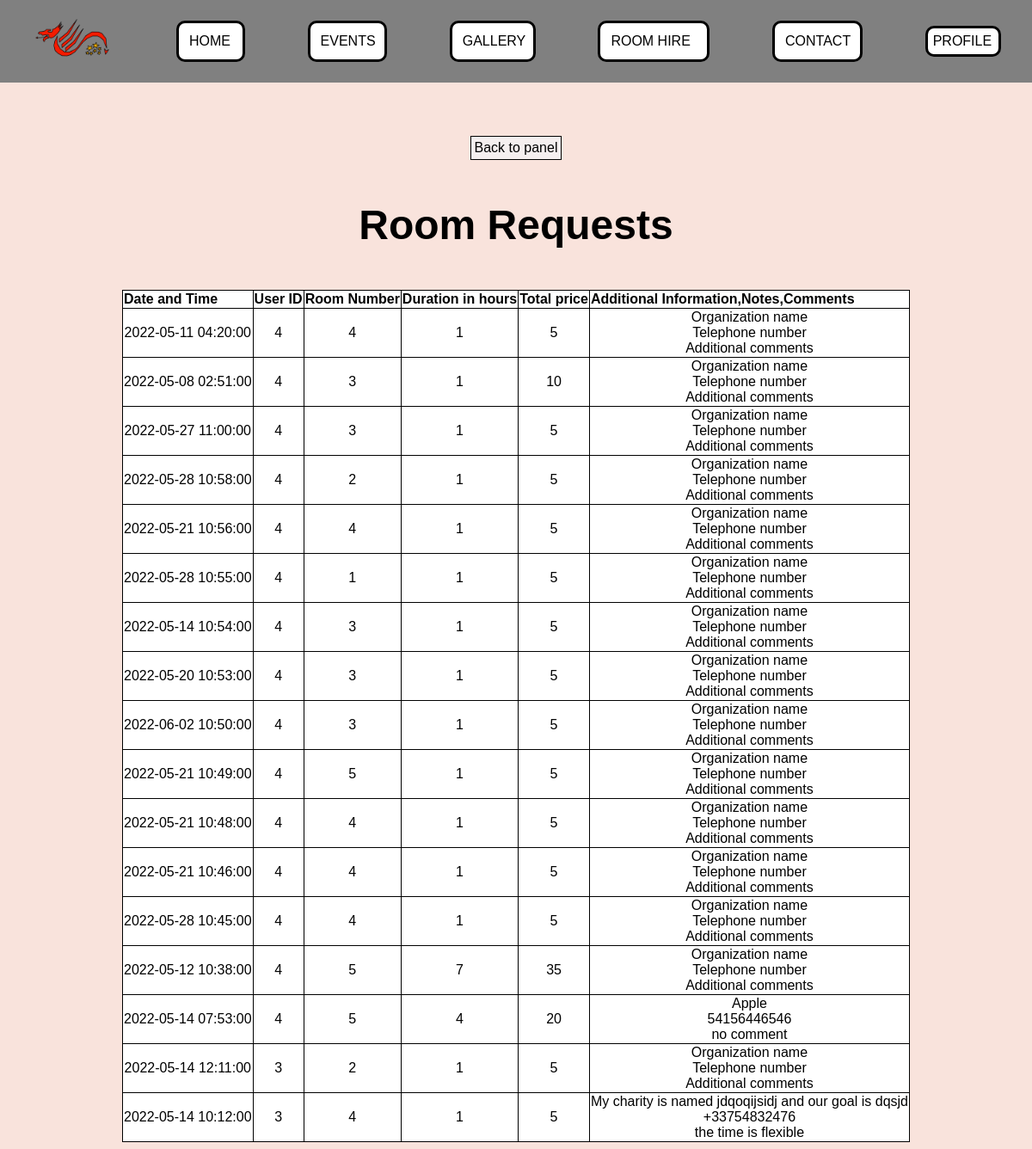
Page /roomrequests.php (signed in) on the committed database.
### tables this page shows
CREATE TABLE `request` (
  `id` int(10) UNSIGNED NOT NULL,
  `datetime` datetime NOT NULL DEFAULT CURRENT_TIMESTAMP,
  `user_id` int(10) UNSIGNED NOT NULL,
  `room_id` int(1) UNSIGNED NOT NULL,
  `room_duration` int(3) UNSIGNED NOT NULL DEFAULT '60',
  `price` float UNSIGNED NOT NULL,
  `comments` varchar(1000) NOT NULL
);

### src/fetchdata.php (called while the page is built, shortened)
<?php
function fetch_data($conn, $tableName, $columns){
 if(empty($conn)){
  $msg= "Database connection error";
 }elseif (empty($columns) || !is_array($columns)) {
  $msg="columns Name must be defined in an indexed array";
 }elseif(empty($tableName)){
   $msg= "Table Name is empty";
}else{
$columnName = implode(", ", $columns);
$query = "SELECT ".$columnName." FROM $tableName"." ORDER BY id DESC";
$result = $conn->query($query);
if($result== true){
 if ($result->num_rows > 0) {
    $row= mysqli_fetch_all($result, MYSQLI_ASSOC);
    $msg= $row;
 } else {
    $msg= "No Data Found";
 }
}else{
  $msg= mysqli_error($conn);
}
}
return $msg;
}
?>

### src/roomrequests.php (the view, shortened to what this page needs)
<!DOCTYPE html>
<?php
include('config.php');
include('fetchdata.php');
$tableName="request";
$columns= ['datetime', 'user_id','room_id','room_duration','price', 'comments'];
$fetchData2 = fetch_data($conn, $tableName, $columns);
?>
<?php include ('nav.php');?>
<div class="center">
<a class="link" href="panel.php">Back to panel</a>
<h3>Room Requests</h3>
<div class="roomrequestscontainer">
      <table class="table table-bordered">
       <thead><tr>
         <th>Date and Time</th>
         <th>User ID</th>
         <th>Room Number</th>
         <th>Duration in hours</th>
         <th>Total price</th>
         <th>Additional Information,Notes,Comments</th>
    </thead>
    <tbody>
  <?php
      if(is_array($fetchData2)){
      $sn=1;
      foreach($fetchData2 as $data){
    ?>
      <tr>
      <td><?php echo $data['datetime']??''; ?></td>
      <td><?php echo $data['user_id']??''; ?></td>
      <td><?php echo $data['room_id']??''; ?></td>
      <td><?php echo $data['room_duration']??''; ?></td>
      <td><?php echo $data['price']??''; ?></td>
      <td><?php echo nl2br(htmlentities($data['comments'], ENT_QUOTES, 'UTF-8'))??''; ?></td>
     </tr>
     <?php
      $sn++;}}?>
    </tbody>
     </table>
   </div>
</div>
</body>
</html>

### src/style.css (style rules this page uses)
* { font-family: georgia, sans-serif; }
a { display: block; }
.table-bordered { border-collapse: collapse; }
td { border: solid black; border-width: 0.005em; background-color: #FFFFFF; }
th { text-align: left; border: solid black; border-width: 0.1em; background-color: #FFFFFF; }
.roomrequestscontainer { text-align: center; margin: auto; }
h3 { text-align: center; font-size: 3em; }
.center { text-align: center; }
.center { justify-content: center; align-content: center; align-items: center; }
body { font-family: georgia, sans-serif; background-color: rgb(249, 227, 220); }
.table { display: table; margin-left: auto; margin-right: auto; }
.link { background-color: rgb(245, 239, 239); padding: 4px 4px; text-align: center; text-decoration: none; display: inline-block; border: solid black; border-width: 1px; color: black; }

### rows in the picture
request: datetime "2022-05-11 04:20:00", user "4", room "4", room_duration "1", price "5", comments "Organization name Telephone number Additional comments"
request: datetime "2022-05-08 02:51:00", user "4", room "3", room_duration "1", price "10", comments "Organization name Telephone number Additional comments"
request: datetime "2022-05-27 11:00:00", user "4", room "3", room_duration "1", price "5", comments "Organization name Telephone number Additional comments"
request: datetime "2022-05-28 10:58:00", user "4", room "2", room_duration "1", price "5", comments "Organization name Telephone number Additional comments"
request: datetime "2022-05-21 10:56:00", user "4", room "4", room_duration "1", price "5", comments "Organization name Telephone number Additional comments"
request: datetime "2022-05-28 10:55:00", user "4", room "1", room_duration "1", price "5", comments "Organization name Telephone number Additional comments"
request: datetime "2022-05-14 10:54:00", user "4", room "3", room_duration "1", price "5", comments "Organization name Telephone number Additional comments"
request: datetime "2022-05-20 10:53:00", user "4", room "3", room_duration "1", price "5", comments "Organization name Telephone number Additional comments"
request: datetime "2022-06-02 10:50:00", user "4", room "3", room_duration "1", price "5", comments "Organization name Telephone number Additional comments"
request: datetime "2022-05-21 10:49:00", user "4", room "5", room_duration "1", price "5", comments "Organization name Telephone number Additional comments"
request: datetime "2022-05-21 10:48:00", user "4", room "4", room_duration "1", price "5", comments "Organization name Telephone number Additional comments"
request: datetime "2022-05-21 10:46:00", user "4", room "4", room_duration "1", price "5", comments "Organization name Telephone number Additional comments"
request: datetime "2022-05-28 10:45:00", user "4", room "4", room_duration "1", price "5", comments "Organization name Telephone number Additional comments"
request: datetime "2022-05-12 10:38:00", user "4", room "5", room_duration "7", price "35", comments "Organization name Telephone number Additional comments"
request: datetime "2022-05-14 07:53:00", user "4", room "5", room_duration "4", price "20", comments "Apple 54156446546 no comment"
request: datetime "2022-05-14 12:11:00", user "3", room "2", room_duration "1", price "5", comments "Organization name Telephone number Additional comments"
request: datetime "2022-05-14 10:12:00", user "3", room "4", room_duration "1", price "5", comments "My charity is named jdqoqijsidj and our goal is dqsjd +33754832476 the time is flexible"
